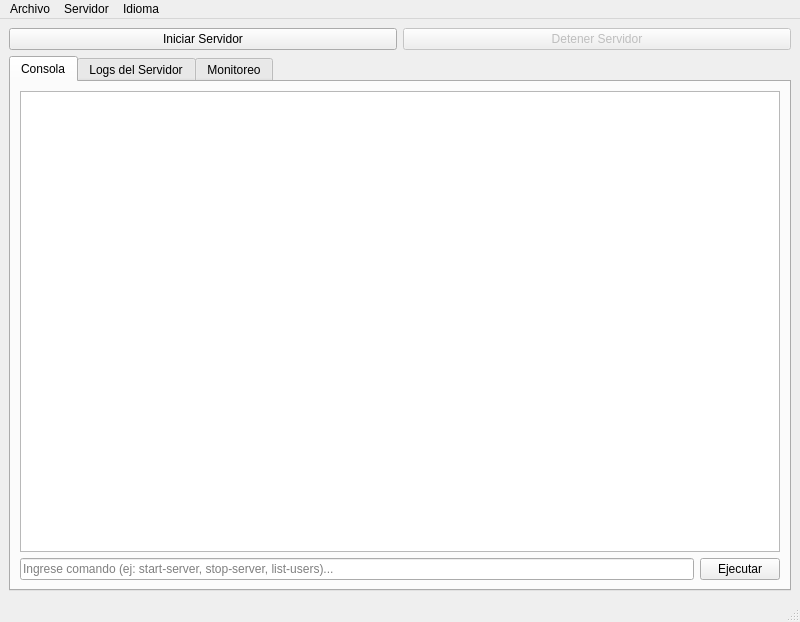
<?xml version="1.0" encoding="UTF-8"?>
<ui version="4.0">
 <class>gestor</class>
 <widget class="QMainWindow" name="gestor">
  <property name="geometry">
   <rect>
    <x>0</x>
    <y>0</y>
    <width>800</width>
    <height>622</height>
   </rect>
  </property>
  <property name="windowTitle">
   <string>Servidor FTP</string>
  </property>
  <widget class="QWidget" name="centralwidget">
   <layout class="QVBoxLayout" name="verticalLayout">
    <item>
     <layout class="QHBoxLayout" name="horizontalLayout">
      <item>
       <widget class="QPushButton" name="btnStartServer">
        <property name="text">
         <string>Iniciar Servidor</string>
        </property>
       </widget>
      </item>
      <item>
       <widget class="QPushButton" name="btnStopServer">
        <property name="enabled">
         <bool>false</bool>
        </property>
        <property name="text">
         <string>Detener Servidor</string>
        </property>
       </widget>
      </item>
     </layout>
    </item>
    <item>
     <widget class="QTabWidget" name="tabWidget">
      <property name="currentIndex">
       <number>0</number>
      </property>
      <widget class="QWidget" name="tabConsole">
       <attribute name="title">
        <string>Consola</string>
       </attribute>
       <layout class="QVBoxLayout" name="verticalLayout_2">
        <item>
         <widget class="QTextEdit" name="txtConsoleOutput">
          <property name="readOnly">
           <bool>true</bool>
          </property>
         </widget>
        </item>
        <item>
         <layout class="QHBoxLayout" name="horizontalLayout_2">
          <item>
           <widget class="QLineEdit" name="txtCommandInput">
            <property name="placeholderText">
             <string>Ingrese comando (ej: start-server, stop-server, list-users)...</string>
            </property>
           </widget>
          </item>
          <item>
           <widget class="QPushButton" name="btnExecute">
            <property name="text">
             <string>Ejecutar</string>
            </property>
           </widget>
          </item>
         </layout>
        </item>
       </layout>
      </widget>
      <widget class="QWidget" name="tabLogs">
       <attribute name="title">
        <string>Logs del Servidor</string>
       </attribute>
       <layout class="QVBoxLayout" name="verticalLayout_3">
        <item>
         <widget class="QPlainTextEdit" name="txtLogs">
          <property name="readOnly">
           <bool>true</bool>
          </property>
         </widget>
        </item>
        <item>
         <layout class="QHBoxLayout" name="horizontalLayout_3">
          <item>
           <widget class="QPushButton" name="btnLimpiarLogs">
            <property name="text">
             <string>Limpiar Logs</string>
            </property>
           </widget>
          </item>
          <item>
           <widget class="QPushButton" name="btnGuardarLogs">
            <property name="text">
             <string>Guardar Logs</string>
            </property>
           </widget>
          </item>
         </layout>
        </item>
       </layout>
      </widget>
      <widget class="QWidget" name="tabMonitor">
       <attribute name="title">
        <string>Monitoreo</string>
       </attribute>
       <layout class="QVBoxLayout" name="verticalLayout_4">
        <item>
         <widget class="QGroupBox" name="groupBoxConexiones">
          <property name="title">
           <string>Estadísticas de Conexiones</string>
          </property>
          <layout class="QGridLayout" name="gridLayout">
           <item row="0" column="0">
            <widget class="QLabel" name="labelConexionesActivas">
             <property name="text">
              <string>Conexiones activas:</string>
             </property>
            </widget>
           </item>
           <item row="0" column="1">
            <widget class="QLabel" name="valueConexionesActivas">
             <property name="text">
              <string>0</string>
             </property>
            </widget>
           </item>
           <item row="1" column="0">
            <widget class="QLabel" name="labelConexionesTotal">
             <property name="text">
              <string>Total de conexiones:</string>
             </property>
            </widget>
           </item>
           <item row="1" column="1">
            <widget class="QLabel" name="valueConexionesTotal">
             <property name="text">
              <string>0</string>
             </property>
            </widget>
           </item>
           <item row="2" column="0">
            <widget class="QLabel" name="labelTransferenciasActivas">
             <property name="text">
              <string>Transferencias activas:</string>
             </property>
            </widget>
           </item>
           <item row="2" column="1">
            <widget class="QLabel" name="valueTransferenciasActivas">
             <property name="text">
              <string>0</string>
             </property>
            </widget>
           </item>
          </layout>
         </widget>
        </item>
        <item>
         <widget class="QGroupBox" name="groupBoxTransferencias">
          <property name="title">
           <string>Estadísticas de Transferencias</string>
          </property>
          <layout class="QGridLayout" name="gridLayout_2">
           <item row="0" column="0">
            <widget class="QLabel" name="labelArchivosCargados">
             <property name="text">
              <string>Archivos cargados:</string>
             </property>
            </widget>
           </item>
           <item row="0" column="1">
            <widget class="QLabel" name="valueArchivosCargados">
             <property name="text">
              <string>0</string>
             </property>
            </widget>
           </item>
           <item row="1" column="0">
            <widget class="QLabel" name="labelArchivosDescargados">
             <property name="text">
              <string>Archivos descargados:</string>
             </property>
            </widget>
           </item>
           <item row="1" column="1">
            <widget class="QLabel" name="valueArchivosDescargados">
             <property name="text">
              <string>0</string>
             </property>
            </widget>
           </item>
           <item row="2" column="0">
            <widget class="QLabel" name="labelDatosTransferidos">
             <property name="text">
              <string>Datos transferidos:</string>
             </property>
            </widget>
           </item>
           <item row="2" column="1">
            <widget class="QLabel" name="valueDatosTransferidos">
             <property name="text">
              <string>0 MB</string>
             </property>
            </widget>
           </item>
          </layout>
         </widget>
        </item>
        <item>
         <widget class="QGroupBox" name="groupBoxRecursos">
          <property name="title">
           <string>Uso de Recursos</string>
          </property>
          <layout class="QGridLayout" name="gridLayout_3">
           <item row="0" column="0">
            <widget class="QLabel" name="labelUsoMemoria">
             <property name="text">
              <string>Uso de memoria:</string>
             </property>
            </widget>
           </item>
           <item row="0" column="1">
            <widget class="QProgressBar" name="progressMemoria">
             <property name="value">
              <number>0</number>
             </property>
            </widget>
           </item>
           <item row="1" column="0">
            <widget class="QLabel" name="labelUsoCPU">
             <property name="text">
              <string>Uso de CPU:</string>
             </property>
            </widget>
           </item>
           <item row="1" column="1">
            <widget class="QProgressBar" name="progressCPU">
             <property name="value">
              <number>0</number>
             </property>
            </widget>
           </item>
           <item row="2" column="0">
            <widget class="QLabel" name="labelEspacioDisco">
             <property name="text">
              <string>Espacio en disco:</string>
             </property>
            </widget>
           </item>
           <item row="2" column="1">
            <widget class="QProgressBar" name="progressDisco">
             <property name="value">
              <number>0</number>
             </property>
            </widget>
           </item>
          </layout>
         </widget>
        </item>
        <item>
         <layout class="QHBoxLayout" name="horizontalLayout_4">
          <item>
           <spacer name="horizontalSpacer">
            <property name="orientation">
             <enum>Qt::Orientation::Horizontal</enum>
            </property>
            <property name="sizeHint" stdset="0">
             <size>
              <width>40</width>
              <height>20</height>
             </size>
            </property>
           </spacer>
          </item>
          <item>
           <widget class="QPushButton" name="btnActualizarEstadisticas">
            <property name="text">
             <string>Actualizar Estadísticas</string>
            </property>
           </widget>
          </item>
         </layout>
        </item>
       </layout>
      </widget>
     </widget>
    </item>
   </layout>
  </widget>
  <widget class="QMenuBar" name="menubar">
   <property name="geometry">
    <rect>
     <x>0</x>
     <y>0</y>
     <width>800</width>
     <height>25</height>
    </rect>
   </property>
   <widget class="QMenu" name="menuArchivo">
    <property name="title">
     <string>Archivo</string>
    </property>
    <addaction name="actionSalir"/>
   </widget>
   <widget class="QMenu" name="menuServidor">
    <property name="title">
     <string>Servidor</string>
    </property>
    <addaction name="actionIniciar"/>
    <addaction name="actionDetener"/>
   </widget>
   <widget class="QMenu" name="menuIdioma">
    <property name="title">
     <string>Idioma</string>
    </property>
    <addaction name="actionEspanol"/>
    <addaction name="actionIngles"/>
   </widget>
   <addaction name="menuArchivo"/>
   <addaction name="menuServidor"/>
   <addaction name="menuIdioma"/>
  </widget>
  <widget class="QStatusBar" name="statusbar"/>
  <action name="actionSalir">
   <property name="text">
    <string>Salir</string>
   </property>
  </action>
  <action name="actionIniciar">
   <property name="text">
    <string>Iniciar</string>
   </property>
  </action>
  <action name="actionDetener">
   <property name="text">
    <string>Detener</string>
   </property>
  </action>
  <action name="actionEspanol">
   <property name="text">
    <string>Español</string>
   </property>
  </action>
  <action name="actionIngles">
   <property name="text">
    <string>English</string>
   </property>
  </action>
 </widget>
 <resources/>
 <connections/>
</ui>
